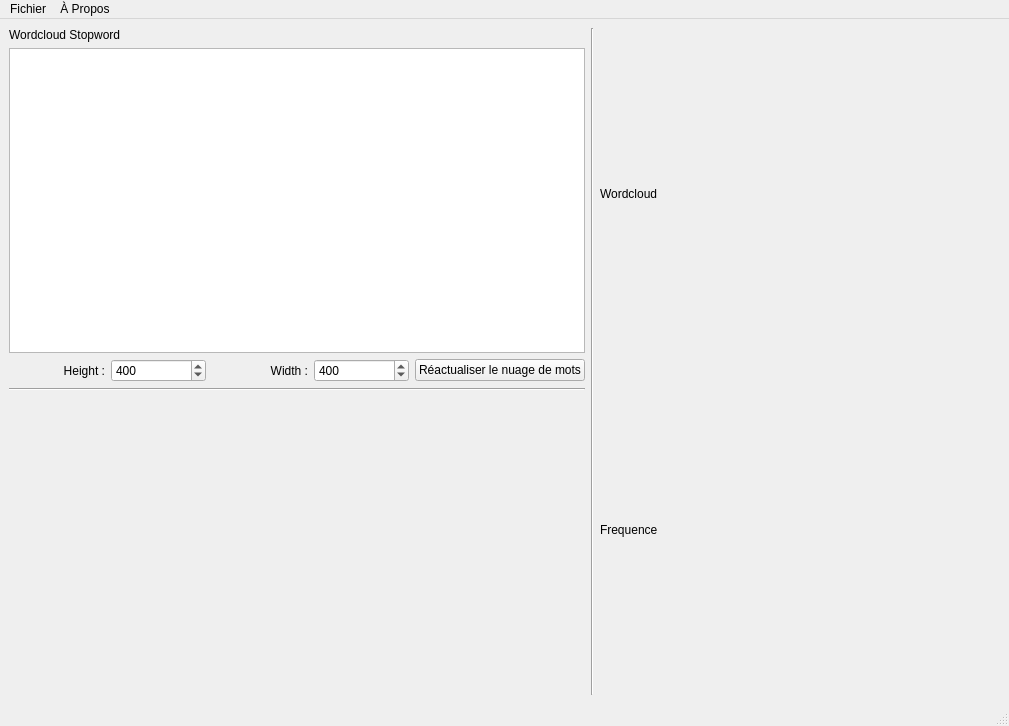
<?xml version="1.0" encoding="UTF-8"?>
<ui version="4.0">
 <class>MainWindow</class>
 <widget class="QMainWindow" name="MainWindow">
  <property name="geometry">
   <rect>
    <x>0</x>
    <y>0</y>
    <width>1009</width>
    <height>726</height>
   </rect>
  </property>
  <property name="windowTitle">
   <string>MainWindow</string>
  </property>
  <widget class="QWidget" name="centralwidget">
   <layout class="QGridLayout" name="gridLayout">
    <item row="0" column="0">
     <layout class="QHBoxLayout" name="horizontalLayout">
      <item>
       <layout class="QVBoxLayout" name="verticalLayout_4">
        <item>
         <widget class="QLabel" name="label">
          <property name="maximumSize">
           <size>
            <width>16777215</width>
            <height>16777215</height>
           </size>
          </property>
          <property name="text">
           <string>Wordcloud Stopword</string>
          </property>
         </widget>
        </item>
        <item>
         <widget class="QTextEdit" name="textEdit">
          <property name="maximumSize">
           <size>
            <width>16777215</width>
            <height>16777215</height>
           </size>
          </property>
         </widget>
        </item>
        <item>
         <layout class="QHBoxLayout" name="horizontalLayout_3">
          <item>
           <widget class="QLabel" name="label_2">
            <property name="text">
             <string>Height :</string>
            </property>
            <property name="alignment">
             <set>Qt::AlignRight|Qt::AlignTrailing|Qt::AlignVCenter</set>
            </property>
           </widget>
          </item>
          <item>
           <widget class="QSpinBox" name="wcheight">
            <property name="minimum">
             <number>1</number>
            </property>
            <property name="maximum">
             <number>2048</number>
            </property>
            <property name="value">
             <number>400</number>
            </property>
           </widget>
          </item>
          <item>
           <widget class="QLabel" name="label_3">
            <property name="text">
             <string>Width :</string>
            </property>
            <property name="alignment">
             <set>Qt::AlignRight|Qt::AlignTrailing|Qt::AlignVCenter</set>
            </property>
           </widget>
          </item>
          <item>
           <widget class="QSpinBox" name="wcwidth">
            <property name="minimum">
             <number>1</number>
            </property>
            <property name="maximum">
             <number>2048</number>
            </property>
            <property name="value">
             <number>400</number>
            </property>
           </widget>
          </item>
          <item>
           <widget class="QPushButton" name="wcupdate">
            <property name="text">
             <string>Réactualiser le nuage de mots</string>
            </property>
           </widget>
          </item>
         </layout>
        </item>
        <item>
         <widget class="Line" name="line_2">
          <property name="orientation">
           <enum>Qt::Horizontal</enum>
          </property>
         </widget>
        </item>
        <item>
         <spacer name="verticalSpacer">
          <property name="orientation">
           <enum>Qt::Vertical</enum>
          </property>
          <property name="sizeHint" stdset="0">
           <size>
            <width>20</width>
            <height>40</height>
           </size>
          </property>
         </spacer>
        </item>
       </layout>
      </item>
      <item>
       <widget class="Line" name="line">
        <property name="orientation">
         <enum>Qt::Vertical</enum>
        </property>
       </widget>
      </item>
      <item>
       <layout class="QVBoxLayout" name="verticalLayout_5">
        <item>
         <widget class="QLabel" name="wcloud">
          <property name="minimumSize">
           <size>
            <width>400</width>
            <height>0</height>
           </size>
          </property>
          <property name="text">
           <string>Wordcloud</string>
          </property>
          <property name="scaledContents">
           <bool>true</bool>
          </property>
         </widget>
        </item>
        <item>
         <widget class="QLabel" name="freq">
          <property name="minimumSize">
           <size>
            <width>400</width>
            <height>0</height>
           </size>
          </property>
          <property name="text">
           <string>Frequence</string>
          </property>
          <property name="scaledContents">
           <bool>true</bool>
          </property>
         </widget>
        </item>
       </layout>
      </item>
     </layout>
    </item>
   </layout>
  </widget>
  <widget class="QMenuBar" name="menubar">
   <property name="geometry">
    <rect>
     <x>0</x>
     <y>0</y>
     <width>1009</width>
     <height>29</height>
    </rect>
   </property>
   <widget class="QMenu" name="menuFichier">
    <property name="title">
     <string>Fichier</string>
    </property>
    <addaction name="actionOuvrir_HTML"/>
    <addaction name="actionOuvrir_CSV"/>
    <addaction name="actionEnregistrer_CSV"/>
    <addaction name="actionEnregistrer_Worcloud"/>
    <addaction name="actionEnregistrer_Fr_quences"/>
    <addaction name="actionQuitter"/>
   </widget>
   <widget class="QMenu" name="menu_Propos">
    <property name="title">
     <string>À Propos</string>
    </property>
    <addaction name="actionAide"/>
    <addaction name="actionCr_ateur"/>
   </widget>
   <addaction name="menuFichier"/>
   <addaction name="menu_Propos"/>
  </widget>
  <widget class="QStatusBar" name="statusbar"/>
  <action name="actionOuvrir_HTML">
   <property name="text">
    <string>Ouvrir HTML</string>
   </property>
  </action>
  <action name="actionOuvrir_CSV">
   <property name="text">
    <string>Ouvrir CSV</string>
   </property>
  </action>
  <action name="actionEnregistrer_CSV">
   <property name="text">
    <string>Enregistrer CSV</string>
   </property>
  </action>
  <action name="actionEnregistrer_Worcloud">
   <property name="text">
    <string>Enregistrer Nuages de mots</string>
   </property>
  </action>
  <action name="actionEnregistrer_Fr_quences">
   <property name="text">
    <string>Enregistrer Fréquences</string>
   </property>
  </action>
  <action name="actionQuitter">
   <property name="text">
    <string>Quitter</string>
   </property>
  </action>
  <action name="actionAide">
   <property name="text">
    <string>Aide</string>
   </property>
  </action>
  <action name="actionCr_ateur">
   <property name="text">
    <string>Créateur</string>
   </property>
  </action>
 </widget>
 <resources/>
 <connections/>
</ui>
